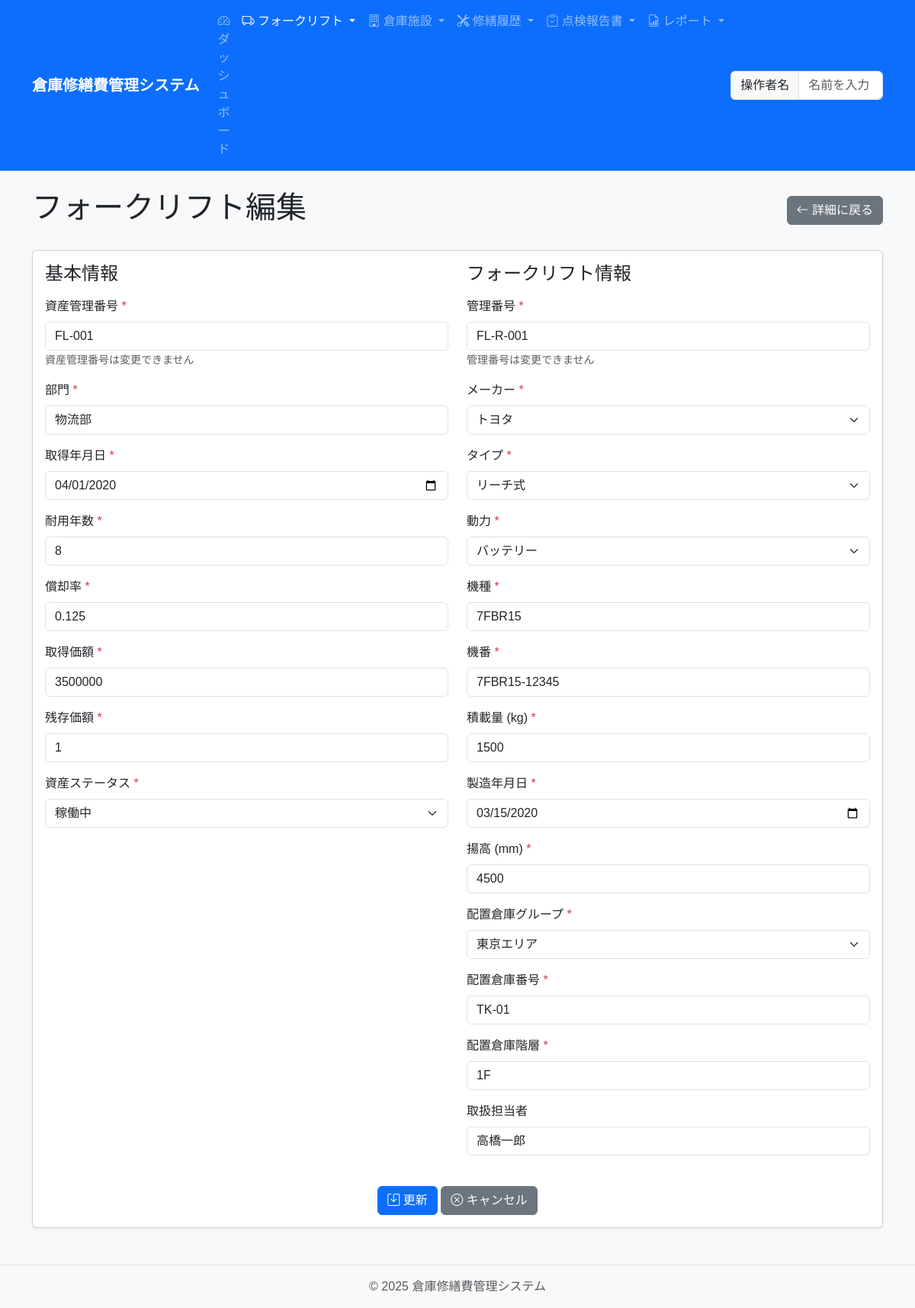
Page /forklift/1/edit on the committed database.
### app/models/forklift.py (models this page shows, shortened)
class Forklift(Asset):
    __tablename__ = 'forklifts'
    management_number = db.Column(db.String(50), unique=True, nullable=False, index=True)
    manufacturer = db.Column(db.String(50), nullable=False)
    forklift_type = db.Column(db.String(20), nullable=False)  # reach, counter
    power_source = db.Column(db.String(20), nullable=False)  # battery, diesel, gasoline, lpg
    model = db.Column(db.String(50), nullable=False)
    serial_number = db.Column(db.String(50), nullable=False)
    load_capacity = db.Column(db.Integer, nullable=False)  # kg
    manufacture_date = db.Column(db.Date, nullable=False)
    lift_height = db.Column(db.Integer, nullable=False)  # mm
    warehouse_group = db.Column(db.String(50), nullable=False)
    warehouse_number = db.Column(db.String(50), nullable=False)
    floor = db.Column(db.String(10), nullable=False)
    operator = db.Column(db.String(50))
    updated_by = db.Column(db.String(100))
    repairs = db.relationship('ForkliftRepair', back_populates='forklift', cascade='all, delete-orphan')

### app/models/master.py (models this page shows, shortened)
class Manufacturer(db.Model):
    __tablename__ = 'manufacturers'
    id = db.Column(db.Integer, primary_key=True)
    name = db.Column(db.String(100), nullable=False)
    country = db.Column(db.String(50))
    website = db.Column(db.String(200))
    is_active = db.Column(db.Boolean, default=True)
    created_at = db.Column(db.DateTime, default=datetime.utcnow)
    updated_at = db.Column(db.DateTime, default=datetime.utcnow, onupdate=datetime.utcnow)

class WarehouseGroup(db.Model):
    __tablename__ = 'warehouse_groups'
    id = db.Column(db.Integer, primary_key=True)
    name = db.Column(db.String(100), nullable=False)
    description = db.Column(db.Text)
    is_active = db.Column(db.Boolean, default=True)
    created_at = db.Column(db.DateTime, default=datetime.utcnow)
    updated_at = db.Column(db.DateTime, default=datetime.utcnow, onupdate=datetime.utcnow)

### app/routes/forklift.py (the view, shortened to what this page needs)
@forklift_bp.route('/<int:id>/edit', methods=['GET', 'POST'])
def edit(id):
    forklift = Forklift.query.get_or_404(id)
    manufacturers = Manufacturer.query.filter_by(is_active=True).all()
    warehouse_groups = WarehouseGroup.query.filter_by(is_active=True).all()
    return render_template('forklift/edit.html',
                          forklift=forklift,
                          manufacturers=manufacturers,
                          warehouse_groups=warehouse_groups,
                          forklift_types=Config.FORKLIFT_TYPE_NAMES,
                          power_sources=Config.POWER_SOURCE_NAMES,
                          asset_statuses=Config.ASSET_STATUS_NAMES)

### app/templates/forklift/edit.html (shortened to what this page needs)
{% extends "base.html" %}
{% block content %}
<div class="d-flex justify-content-between align-items-center mb-4">
    <h1>フォークリフト編集</h1>
    <a href="{{ url_for('forklift.view', id=forklift.id) }}" class="btn btn-secondary">
        <i class="bi bi-arrow-left"></i> 詳細に戻る
    </a>
</div>
<div class="card">
    <div class="card-body">
        <form method="post" action="{{ url_for('forklift.edit', id=forklift.id) }}">
            <div class="row">
                <div class="col-md-6">
                    <h4 class="mb-3">基本情報</h4>
                    <div class="mb-3">
                        <label for="asset_management_number" class="form-label">資産管理番号 <span class="text-danger">*</span></label>
                        <input type="text" class="form-control" id="asset_management_number" name="asset_management_number" value="{{ forklift.asset_management_number }}" readonly>
                        <small class="text-muted">資産管理番号は変更できません</small>
                    </div>
                    <div class="mb-3">
                        <label for="department" class="form-label">部門 <span class="text-danger">*</span></label>
                        <input type="text" class="form-control" id="department" name="department" value="{{ forklift.department }}" required>
                    </div>
                    <div class="mb-3">
                        <label for="acquisition_date" class="form-label">取得年月日 <span class="text-danger">*</span></label>
                        <input type="date" class="form-control" id="acquisition_date" name="acquisition_date" value="{{ forklift.acquisition_date.strftime('%Y-%m-%d') }}" required>
                    </div>
                    <div class="mb-3">
                        <label for="useful_life" class="form-label">耐用年数 <span class="text-danger">*</span></label>
                        <input type="number" class="form-control" id="useful_life" name="useful_life" value="{{ forklift.useful_life }}" required>
                    </div>
                    <div class="mb-3">
                        <label for="depreciation_rate" class="form-label">償却率 <span class="text-danger">*</span></label>
                        <input type="number" class="form-control" id="depreciation_rate" name="depreciation_rate" value="{{ forklift.depreciation_rate }}" step="0.001" required>
                    </div>
                    <div class="mb-3">
                        <label for="acquisition_cost" class="form-label">取得価額 <span class="text-danger">*</span></label>
                        <input type="number" class="form-control" id="acquisition_cost" name="acquisition_cost" value="{{ forklift.acquisition_cost }}" required>
                    </div>
                    <div class="mb-3">
                        <label for="residual_value" class="form-label">残存価額 <span class="text-danger">*</span></label>
                        <input type="number" class="form-control" id="residual_value" name="residual_value" value="{{ forklift.residual_value }}" required>
                    </div>
                    <div class="mb-3">
                        <label for="asset_status" class="form-label">資産ステータス <span class="text-danger">*</span></label>
                        <select class="form-select" id="asset_status" name="asset_status" required>
                            {% for status_key, status_name in asset_statuses.items() %}
                            <option value="{{ status_key }}" {% if status_key == forklift.asset_status %}selected{% endif %}>{{ status_name }}</option>
                            {% endfor %}
                        </select>
                    </div>
                </div>
                <div class="col-md-6">
                    <h4 class="mb-3">フォークリフト情報</h4>
                    <div class="mb-3">
                        <label for="management_number" class="form-label">管理番号 <span class="text-danger">*</span></label>
                        <input type="text" class="form-control" id="management_number" name="management_number" value="{{ forklift.management_number }}" readonly>
                        <small class="text-muted">管理番号は変更できません</small>
                    </div>
                    <div class="mb-3">
                        <label for="manufacturer" class="form-label">メーカー <span class="text-danger">*</span></label>
                        <select class="form-select" id="manufacturer" name="manufacturer" required>
                            {% for manufacturer in manufacturers %}
                            <option value="{{ manufacturer.name }}" {% if manufacturer.name == forklift.manufacturer %}selected{% endif %}>{{ manufacturer.name }}</option>
                            {% endfor %}
                        </select>
                    </div>
                    <div class="mb-3">
                        <label for="forklift_type" class="form-label">タイプ <span class="text-danger">*</span></label>
                        <select class="form-select" id="forklift_type" name="forklift_type" required>
                            {% for type_key, type_name in forklift_types.items() %}
                            <option value="{{ type_key }}" {% if type_key == forklift.forklift_type %}selected{% endif %}>{{ type_name }}</option>
                            {% endfor %}
                        </select>
                    </div>
                    <div class="mb-3">
                        <label for="power_source" class="form-label">動力 <span class="text-danger">*</span></label>
                        <select class="form-select" id="power_source" name="power_source" required>
                            {% for source_key, source_name in power_sources.items() %}
                            <option value="{{ source_key }}" {% if source_key == forklift.power_source %}selected{% endif %}>{{ source_name }}</option>
                            {% endfor %}
                        </select>
                    </div>
                    <div class="mb-3">
                        <label for="model" class="form-label">機種 <span class="text-danger">*</span></label>
                        <input type="text" class="form-control" id="model" name="model" value="{{ forklift.model }}" required>
                    </div>
                    <div class="mb-3">
                        <label for="serial_number" class="form-label">機番 <span class="text-danger">*</span></label>
                        <input type="text" class="form-control" id="serial_number" name="serial_number" value="{{ forklift.serial_number }}" required>
                    </div>
                    <div class="mb-3">
                        <label for="load_capacity" class="form-label">積載量 (kg) <span class="text-danger">*</span></label>
                        <input type="number" class="form-control" id="load_capacity" name="load_capacity" value="{{ forklift.load_capacity }}" required>
                    </div>
                    <div class="mb-3">
                        <label for="manufacture_date" class="form-label">製造年月日 <span class="text-danger">*</span></label>
                        <input type="date" class="form-control" id="manufacture_date" name="manufacture_date" value="{{ forklift.manufacture_date.strftime('%Y-%m-%d') }}" required>
                    </div>
                    <div class="mb-3">
                        <label for="lift_height" class="form-label">揚高 (mm) <span class="text-danger">*</span></label>
                        <input type="number" class="form-control" id="lift_height" name="lift_height" value="{{ forklift.lift_height }}" required>
                    </div>
                    <div class="mb-3">
                        <label for="warehouse_group" class="form-label">配置倉庫グループ <span class="text-danger">*</span></label>
                        <select class="form-select" id="warehouse_group" name="warehouse_group" required>
                            {% for group in warehouse_groups %}
                            <option value="{{ group.name }}" {% if group.name == forklift.warehouse_group %}selected{% endif %}>{{ group.name }}</option>
                            {% endfor %}
                        </select>
                    </div>
                    <div class="mb-3">
                        <label for="warehouse_number" class="form-label">配置倉庫番号 <span class="text-danger">*</span></label>
                        <input type="text" class="form-control" id="warehouse_number" name="warehouse_number" value="{{ forklift.warehouse_number }}" required>
                    </div>
                    <div class="mb-3">
                        <label for="floor" class="form-label">配置倉庫階層 <span class="text-danger">*</span></label>
                        <input type="text" class="form-control" id="floor" name="floor" value="{{ forklift.floor }}" required>
                    </div>
                    <div class="mb-3">
                        <label for="operator" class="form-label">取扱担当者</label>
                        <input type="text" class="form-control" id="operator" name="operator" value="{{ forklift.operator }}">
                    </div>
                </div>
            </div>
            <div class="text-center mt-4">
                <button type="submit" class="btn btn-primary">
                    <i class="bi bi-save"></i> 更新
                </button>
                <a href="{{ url_for('forklift.view', id=forklift.id) }}" class="btn btn-secondary">
                    <i class="bi bi-x-circle"></i> キャンセル
                </a>
            </div>
        </form>
    </div>
</div>
{% endblock %}

### app/static/css/style.css (style rules this page uses)
body { font-family: "MS Gothic", "Yu Gothic", sans-serif; background-color: #f8f9fa; }
.card { box-shadow: 0 0.125rem 0.25rem rgba(0, 0, 0, 0.075); margin-bottom: 1.5rem; }
.form-label { font-weight: 500; }

### rows in the picture
Forklift: asset_management_number "FL-001", department "物流部", acquisition_date "04/01/2020", useful_life "8", depreciation_rate "0.125", acquisition_cost "3500000", residual_value "1", asset_status "稼働中", management_number "FL-R-001", manufacturer "トヨタ", forklift_type "リーチ式", power_source "バッテリー", model "7FBR15", serial_number "7FBR15-12345", load_capacity "1500", manufacture_date "03/15/2020", lift_height "4500", warehouse_group "東京エリア", warehouse_number "TK-01", floor "1F", operator "高橋一郎"
